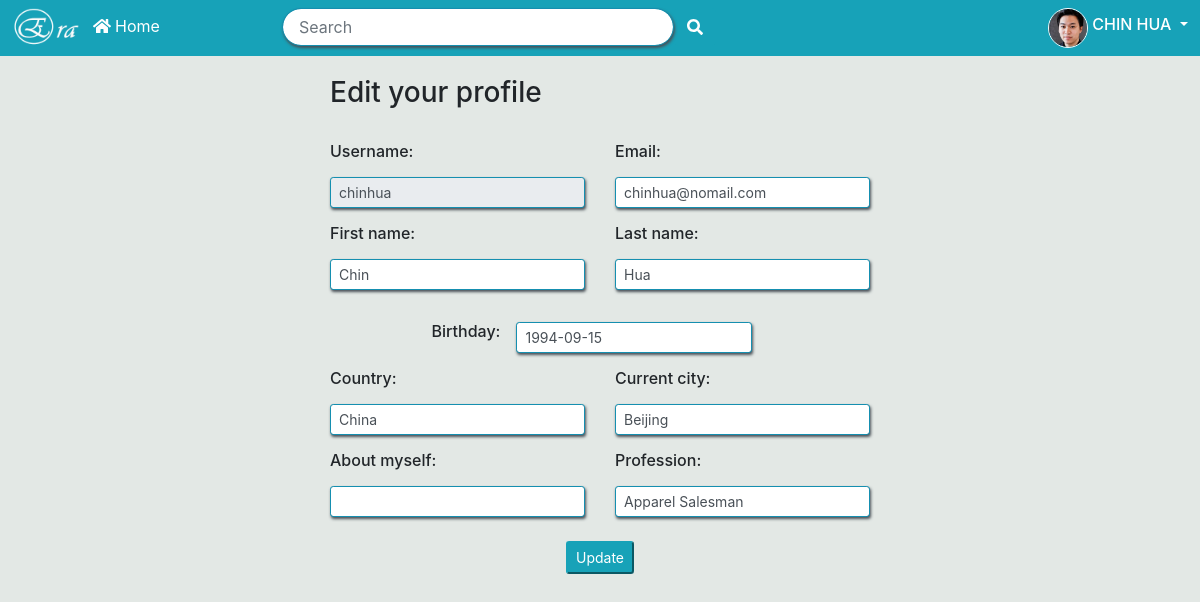
The page /edit-profiles/ (signed in) on the database its author committed.
### blog/models.py (models this page shows, shortened)
class Profile(models.Model):
	user = models.OneToOneField(User, on_delete = models.CASCADE)
	birthday = models.DateField(null=True, blank=True)
	avatar = models.ImageField(default='default/avatar_default.jpg', upload_to='profile_pics', null=True, blank=True)
	cover_image = models.ImageField(default='default/defalt_cover.jpg', upload_to='bg_image', null=True, blank=True)
	follow = models.ManyToManyField(User, related_name='following', blank=True)
	country = models.CharField(max_length=100, blank=True, null=True)
	current_City =  models.CharField(max_length=100, blank=True, null=True)
	about_Myself = models.CharField(max_length=200, blank=True, null=True)
	profession = models.CharField(max_length=200, blank=True, null=True)

### blog/views.py (the view)
# urls.py: path('edit-profiles/', views.edit_profile, name='edit_profile'),
@login_required(login_url='blog:user_login')
def edit_profile(request):
	if request.method == 'POST':
		user_form = UserEditForm(data = request.POST or None, instance = request.user)
		profile_form = ProfileEditForm(data = request.POST or None, instance = request.user.profile, files = request.FILES)
		if user_form.is_valid() and profile_form.is_valid():
			user_form.save()
			profile_form.save()
			messages.success(request, 'Profile details updated successfully.')
			return HttpResponseRedirect(reverse("blog:edit_profile"))
	else:
		user_form = UserEditForm(instance = request.user)
		profile_form = ProfileEditForm(instance = request.user.profile)
	context = {
		'user_form': user_form,
		'profile_form': profile_form
	}
	return render(request, 'blog/edit_profile.html', context)

### blog/forms.py
class UserEditForm(forms.ModelForm):
	username = forms.CharField(widget=forms.TextInput(attrs={'class': 'form-control form-control-sm','readonly':'readonly'}))
	email = forms.EmailField(widget=forms.TextInput(attrs={'class': 'form-control form-control-sm'}))
	first_name = forms.CharField(max_length=15, widget=forms.TextInput(attrs={'class': 'form-control form-control-sm'}))
	last_name = forms.CharField(max_length=15, widget=forms.TextInput(attrs={'class': 'form-control form-control-sm'}))
	class Meta:
		model = User
		fields = {
			'username', 'email', 'first_name', 'last_name',
		}

class ProfileEditForm(forms.ModelForm):
	birthday = forms.DateField(widget=forms.DateInput(attrs={'class':'form-control form-control-sm'}))
	country = forms.CharField(max_length=100, widget=forms.TextInput(attrs={'class': 'form-control form-control-sm'}), required=False)
	current_City = forms.CharField(max_length=100, widget=forms.TextInput(attrs={'class': 'form-control form-control-sm'}), required=False)
	about_Myself = forms.CharField(max_length=100, widget=forms.TextInput(attrs={'class': 'form-control form-control-sm'}), required=False)
	profession = forms.CharField(max_length=100, widget=forms.TextInput(attrs={'class': 'form-control form-control-sm'}), required=False)
	class Meta:
		model = Profile
		exclude = ['user', 'follow', 'avatar', 'cover_image']

### templates/blog/edit_profile.html (shortened to what this page needs)
{% extends 'blog/base.html'%}
{% block content %}
<div class="container my-3">
	<div class="row">
	<div class="col-md-6 offset-md-3">
		<h3>Edit your profile</h3><br>
	<form action="" method="post" enctype="multipart/form-data">
		{% if user_form %}
		<div class="row">
			<div class="col mb-3">
				<h6>{{ user_form.username.label_tag }}</h6>{{ user_form.username }}
			</div>
			<div class="col mb-3">
				<h6>{{ user_form.email.label_tag }}</h6>{{ user_form.email }}
			</div>
		</div>
		<div class="row mb-3">
			<div class="col-12 col-sm-6 mb-3">
				<h6>{{ user_form.first_name.label_tag }}</h6>{{ user_form.first_name }}
			</div>
			<div class="col-12 col-sm-6 mb-3">
				<h6>{{ user_form.last_name.label_tag }}</h6>{{ user_form.last_name }}
			</div>
		</div>
		{% endif %}
		<div class="row d-flex justify-content-center">
			<h6>{{ profile_form.birthday.label_tag }}</h6>
			<div class="mx-3 mb-3"style=""> {{ profile_form.birthday }}</div>
		</div>
		<div class="row">
			{% for field in profile_form.visible_fields|slice:"1:" %}
			<div class="col-12 col-sm-6 mb-3">
				<h6>{{ field.label_tag }}</h6>
				{{ field }}
			</div>
			{% endfor %}
    	</div>
		<div class="row d-flex justify-content-center">
			<button class="btn-sm btn-info mt-2" type="submit">Update</button>
		</div>
	</form>
</div>
</div>
</div>
{% endblock %}

### templates/blog/navbar.html (shortened to what this page needs)
{% load static %}
<body>
 <nav class="fixed-top  navbar-dark bg-info">
   <div class="px-2">
<div class="row">
  <div class="col-3 col-sm-3 col-md-3 col-lg-3 pt-2" style="" >
    <a href="{% url 'blog:post_list' %}" class="brand"><img class="image" id="main-img" src="" style=""></a>
    <a href="{% url 'blog:post_list' %}" style="color: white; text-decoration: none;"><i class="fas fa-home" style="color:white;"></i> Home</a>
  </div>
  <div class="col-6 col-sm-5 col-md-4 col-lg-4 pt-2 px-0">
    <form class="" action="{% url 'blog:post_list' %}">
      <div class="row d-flex justify-content-center">
        <div class="col p-0">
          <input class="form-control form-control-md search" type="text" placeholder=" Search" aria-label="Search" name="term" id="profile" style="border-radius: 20px;
          box-shadow: 1px 2px 3px">
        </div>
        <div class="">
          <button class="btn btn-md btn-info" type="submit" role="button" id="search"><i class="fas fa-search" aria-hidden="true" style="color:white;"></i>
          </button>
        </div>
      </div>
  </form>
</div>
  <div class="col-3 col-sm-4 col-md-5 col-lg-5 py-2">
    {% if request.user.is_authenticated %}
        <span class=""  style="float: right;">
            <div class="media">
              <a href="{% url 'blog:profile' request.user.username request.user.id %}">
              <img class="rounded-circle border border-light" src="{{ request.user.profile.avatar.url }}" style="width:40px; height:40px;">
              </a>
              <span class="media-body mx-1 my-1" style="text-align: center">
                <a href="{% url 'blog:profile' request.user.username request.user.id %}" style="text-decoration: none;color: white">
                <h6 class="navbar-user" style="">{{ request.user.first_name|upper }} {{  request.user.last_name|upper }}</h6></a>
                <span class="dropdown show" style="float: center;text-align: center">
                  <a class="dropdown-toggle" href="#" id="dropdownMenuLink" data-toggle="dropdown" aria-haspopup="true" aria-expanded="false" style="color:white;">
                  </a>
                </span>
              </span>
            </div>
        </span>
    {% endif %}
      </div>
    </div>
  </div>
</nav>
</body>

### templates/blog/base.html (style rules this page uses)
body { background-color: #e3e8e5; }

### templates/blog/edit_profile.html (style rules this page uses)
.form-control { border-color:#158fb0; box-shadow: 1px 2px 3px }

### rows shown on the page
Profile: birthday "1994-09-15", visible_fields "China" "Beijing" "Apparel Salesman"

### other values the page prints
{{ request.user.first_name|upper }} "CHIN"
{{ request.user.last_name|upper }} "HUA"
{{ user_form.username.label_tag }} "Username:"
{{ user_form.email.label_tag }} "Email:"
{{ user_form.first_name.label_tag }} "First name:"
{{ user_form.last_name.label_tag }} "Last name:"
{{ profile_form.birthday.label_tag }} "Birthday:"
{{ field.label_tag }} "Country:" "Current city:" "About myself:" "Profession:"
